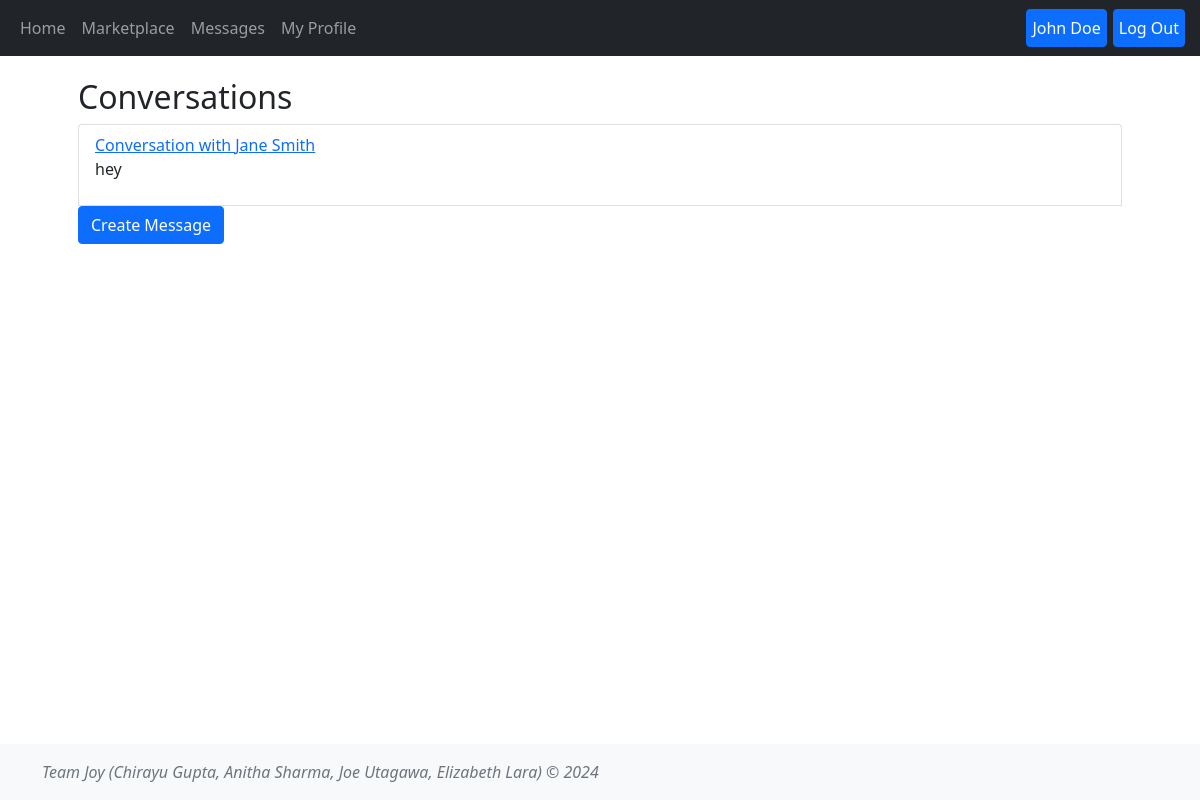
The app's page /messages (signed in) with its own data.
### tables this page shows
CREATE TABLE Users (user_id INTEGER PRIMARY KEY AUTOINCREMENT,username TEXT NOT NULL, name TEXT NOT NULL,email TEXT NOT NULL UNIQUE,password TEXT NOT NULL,profile_image TEXT,location TEXT);

CREATE TABLE messages (
            message_id INTEGER PRIMARY KEY AUTOINCREMENT,
            conversation_id INTEGER NOT NULL,
            sender_id INTEGER NOT NULL,
            receiver_id INTEGER NOT NULL,
            content TEXT NOT NULL,
            timestamp TEXT NOT NULL,
            FOREIGN KEY (conversation_id) REFERENCES conversations(conversation_id),
            FOREIGN KEY (sender_id) REFERENCES users(user_id),
            FOREIGN KEY (receiver_id) REFERENCES users(user_id)
        );

### app.py (the view)
@app.route('/messages')
def message():
    user_id = session.get('user_id')
    if not user_id:
        return redirect(url_for('login'))
    else:
        conversations = Conversation.get_user_conversations(user_id)
        conversation_list = []
        for conversation in conversations:
            messages = Conversation.get_conversation_messages(conversation[0])
            conversation_list.append(messages)
        user = User.getUserByID(user_id)
        print(conversation_list)
        users = User.getAllUsers()
        return render_template('message.html', conversation_list=conversation_list, users=users, user=user, user_id=user_id)

### messages.py (called while the page is built)
    @classmethod
    def get_conversation_messages(cls, conversation_id):
        with sqlite3.connect('database.db') as conn:
            cursor = conn.cursor()
            cursor.execute('''SELECT message_id, sender_id, receiver_id, content, timestamp, conversation_id
                              FROM messages WHERE conversation_id=? ORDER BY timestamp''',
                           (conversation_id,))
            msg = cursor.fetchone()
            message_dict = {"message_id": msg[0],
                    "sender_id": msg[1],
                    "receiver_id": msg[2],
                    "content": msg[3],
                    "timestamp": msg[4],
                    'conversation_id':msg[5]}
            return message_dict

    @classmethod
    def get_user_conversations(cls, user_id):
        with sqlite3.connect('database.db') as conn:
            cursor = conn.cursor()
            cursor.execute('''SELECT conversation_id, participant1_id, participant2_id, message_ids
                              FROM conversations WHERE participant1_id=? OR participant2_id=?''',
                           (user_id, user_id))
            return cursor.fetchall()

### users.py (called while the page is built)
    @classmethod
    def getAllUsers(cls):
        conn = sqlite3.connect('database.db')
        cursorObj = conn.cursor()
        cursorObj.execute('SELECT user_id, username, name, email, password, profile_image, location FROM users;')
        allRows = cursorObj.fetchall()
        ListOfDictionaries = []
        for row in allRows:
            m = {"user_id": row[0], 'username':row[1],"name":row[2], 'email': row[3], 'password':row[4], 'profile_image':row[5], 'location':row[6]}
            ListOfDictionaries.append(m)
        if conn:
            conn.close()
        return ListOfDictionaries

    def getUserByID(user_id):
        users = User.getAllUsers()
        for user in users:
            if user['user_id'] == user_id:
                return user

### templates/message.html (shortened to what this page needs)
{% extends 'base.html' %}
{% block content %}
<main class="container p-5">
    <h2>Conversations</h2>
    <ul class="list-group">
        {% if conversation_list %}
            {% for conversation in conversation_list %}
            <li class="list-group-item">
                <a href="{{ url_for('conversation', conversation_id=conversation['conversation_id']) }}">
                    {% for user in users %}
                        {% if user['user_id'] == conversation['receiver_id'] or user['user_id'] == conversation['sender_id']%}
                            {% if user['user_id'] != user_id%}
                                Conversation with {{user['name']}}
                            {% endif %}
                        {% endif%}
                    {% endfor %}
                </a>
                <p>
                    {{conversation['content']}}
                </p>
            </li>
            {% endfor %}
        {% endif %}
        <a href="{{url_for('new_conversation')}}">
            <button class="btn btn-primary">Create Message</button>
        </a>
    </ul>
</main>
{% endblock %}

### templates/base.html (shortened to what this page needs)
<!DOCTYPE html>
<html lang="en">
<head>
     <link href="{{url_for('static', filename='css/styles.css')}}" rel="stylesheet">
    <link href="https://cdn.jsdelivr.net/npm/bootstrap@5.1.1/dist/css/bootstrap.min.css" rel="stylesheet" />
    <header>
      <nav class="navbar navbar-expand-md navbar-dark fixed-top bg-dark">
        <div class="container-fluid">
          <div class="collapse navbar-collapse" id="navbarCollapse me-auto mb-2 mb-md-0">
            <ul class="nav navbar-nav">
              <li class="nav-item">
                <a class="nav-link" aria-current="page" href="{{url_for('index')}}">Home</a>
              </li>
              <li class="nav-item">
                <a class="nav-link "  href="{{url_for('market')}}">Marketplace</a>
              </li>
              <li class="nav-item">
                <a class="nav-link "  href="{{url_for('message')}}">Messages</a>
              </li>
              <li class="nav-item">
                <a class="nav-link "  href="{{url_for('profile')}}">My Profile</a>
              </li>
            </ul>
            </div>
            <div class="collapse navbar-collapse">
              {%if user_id %}
              <ul class="nav navbar-nav ms-auto">
                <li class="nav-item">
                  {% if user['profile_image'] %}
                  <img src="{{url_for('static', filename='images/'+user['profile_image'])}}" style="width:200px; height:relative;">
                  {% else %}
                  <a class="btn btn-primary" style='padding-left:5px !important;padding-right:5px !important;margin-left:3px !important;margin-right:3px !important;' href="{{url_for('profile')}}"> {{user['name']}}</a>
                  {% endif %}
                </li>
                <li class="nav-item">
                  <a class="btn btn-primary" style='padding-left:5px !important;padding-right:5px !important;margin-left:3px !important;margin-right:3px !important;'href="{{url_for('logout')}}"> Log Out</a>
                </li>
              </ul>
            {% endif %}
          </div>
          </div>
      </nav>
    </header>
</head>
<body class="d-flex flex-column">
        {% block content %} {% endblock %}
    <footer class="footer mt-auto py-3 bg-light fixed-bottom">
        <div class="container">
          <span class="text-muted"> <i>Team Joy (Chirayu Gupta, Anitha Sharma, Joe Utagawa, Elizabeth Lara) &copy; 2024 </i></span>
      </div>
      </footer>
</body>
</html>

### static/css/styles.css (style rules this page uses)
body { padding-bottom: 100px; padding-top: 30px; }

### records on screen
Users: name "John Doe"
messages: content "hey"
Users: name "Jane Smith"
